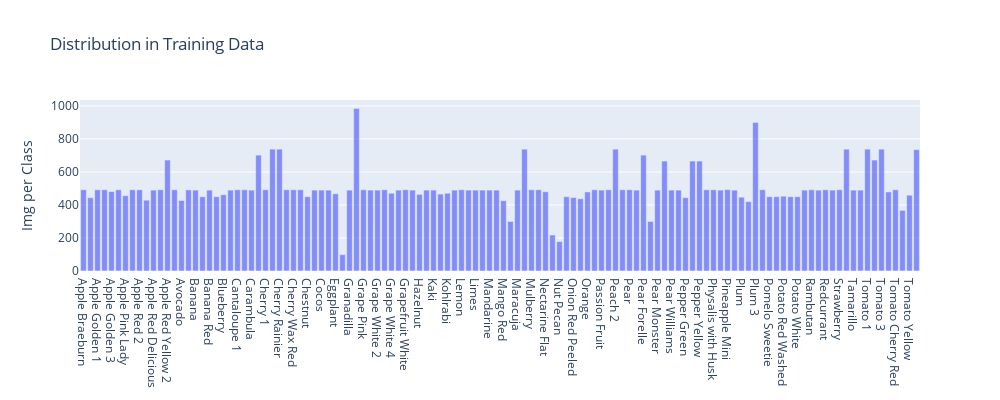

Notebook source saved alongside this figure:
### Code cell
#Training Data Plot
configure_plotly_browser_state()
x1, y1 = create_stack_bar_data('classes', training_data)
x1 = list(train_batches.class_indices.keys())

trace1 = go.Bar(x=x1, y=y1, opacity=0.75, name="Img per Class")
layout = dict(height=400, width=1000, title='Distribution in Training Data', legend=dict(orientation="h"), 
                yaxis = dict(title = 'Img per Class'))
fig = go.Figure(data=[trace1], layout=layout);
iplot(fig);

### Figure 1 — Plotly figure (JSON) as saved in the notebook; plotly's stock layout.template omitted (floating-point values rounded to 4 significant figures)
{"data": [{"opacity": 0.75, "x": ["Apple Braeburn", "Apple Crimson Snow", "Apple Golden 1", "Apple Golden 2", "Apple Golden 3", "Apple Granny Smith", "Apple Pink Lady", "Apple Red 1", "Apple Red 2", "Apple Red 3", "Apple Red Delicious", "Apple Red Yellow 1", "Apple Red Yellow 2", "Apricot", "Avocado", "Avocado ripe", "Banana", "Banana Lady Finger", "Banana Red", "Beetroot", "Blueberry", "Cactus fruit", "Cantaloupe 1", "Cantaloupe 2", "Carambula", "Cauliflower", "Cherry 1", "Cherry 2", "Cherry Rainier", "Cherry Wax Black", "Cherry Wax Red", "Cherry Wax Yellow", "Chestnut", "Clementine", "Cocos", "Dates", "Eggplant", "Ginger Root", "Granadilla", "Grape Blue", "Grape Pink", "Grape White", "Grape White 2", "Grape White 3", "Grape White 4", "Grapefruit Pink", "Grapefruit White", "Guava", "Hazelnut", "Huckleberry", "Kaki", "Kiwi", "Kohlrabi", "Kumquats", "Lemon", "Lemon Meyer", "Limes", "Lychee", "Mandarine", "Mango", "Mango Red", "Mangostan", "Maracuja", "Melon Piel de Sapo", "Mulberry", "Nectarine", "Nectarine Flat", "Nut Forest", "Nut Pecan", "Onion Red", "Onion Red Peeled", "Onion White", "Orange", "Papaya", "Passion Fruit", "Peach", "Peach 2", "Peach Flat", "Pear", "Pear Abate", "Pear Forelle", "Pear Kaiser", "Pear Monster", "Pear Red", "Pear Williams", "Pepino", "Pepper Green", "Pepper Red", "Pepper Yellow", "Physalis", "Physalis with Husk", "Pineapple", "Pineapple Mini", "Pitahaya Red", "Plum", "Plum 2", "Plum 3", "Pomegranate", "Pomelo Sweetie", "Potato Red", "Potato Red Washed", "Potato Sweet", "Potato White", "Quince", "Rambutan", "Raspberry", "Redcurrant", "Salak", "Strawberry", "Strawberry Wedge", "Tamarillo", "Tangelo", "Tomato 1", "Tomato 2", "Tomato 3", "Tomato 4", "Tomato Cherry Red", "Tomato Maroon", "Tomato Yellow", "Walnut"], "type": "bar", "name": "Img per Class", "y": [492, 444, 492, 492, 481, 492, 456, 492, 492, 429, 490, 492, 672, 492, 427, 491, 490, 450, 490, 450, 462, 490, 492, 492, 490, 702, 492, 738, 738, 492, 492, 492, 450, 490, 490, 490, 468, 99, 490, 984, 492, 490, 490, 492, 471, 490, 492, 490, 464, 490, 490, 466, 471, 490, 492, 490, 490, 490, 490, 490, 426, 300, 490, 738, 492, 492, 480, 218, 178, 450, 445, 438, 479, 492, 490, 492, 738, 492, 492, 490, 702, 300, 490, 666, 490, 490, 444, 666, 666, 492, 492, 490, 493, 490, 447, 420, 900, 492, 450, 450, 453, 450, 450, 490, 492, 490, 492, 490, 492, 738, 490, 490, 738, 672, 738, 479, 492, 367, 459, 735]}], "layout": {"title": {"text": "Distribution in Training Data"}, "yaxis": {"title": {"text": "Img per Class"}}, "height": 400, "width": 1000, "legend": {"orientation": "h"}}}
